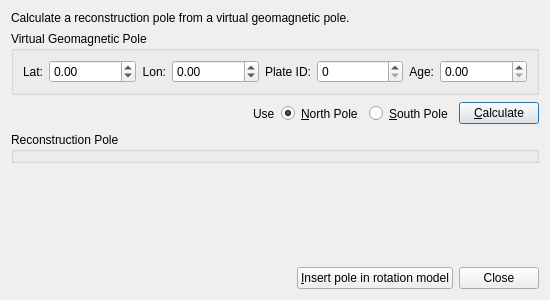
<?xml version="1.0" encoding="UTF-8"?>
<ui version="4.0">
 <class>CalculateReconstructionPoleDialog</class>
 <widget class="QDialog" name="CalculateReconstructionPoleDialog">
  <property name="geometry">
   <rect>
    <x>0</x>
    <y>0</y>
    <width>550</width>
    <height>300</height>
   </rect>
  </property>
  <property name="sizePolicy">
   <sizepolicy hsizetype="Minimum" vsizetype="Minimum">
    <horstretch>0</horstretch>
    <verstretch>0</verstretch>
   </sizepolicy>
  </property>
  <property name="minimumSize">
   <size>
    <width>550</width>
    <height>300</height>
   </size>
  </property>
  <property name="windowTitle">
   <string>Calculate Reconstruction Pole</string>
  </property>
  <layout class="QVBoxLayout" name="verticalLayout">
   <item>
    <widget class="QLabel" name="label_description">
     <property name="sizePolicy">
      <sizepolicy hsizetype="Minimum" vsizetype="Maximum">
       <horstretch>0</horstretch>
       <verstretch>0</verstretch>
      </sizepolicy>
     </property>
     <property name="minimumSize">
      <size>
       <width>389</width>
       <height>0</height>
      </size>
     </property>
     <property name="maximumSize">
      <size>
       <width>16777215</width>
       <height>25</height>
      </size>
     </property>
     <property name="text">
      <string>Calculate a reconstruction pole from a virtual geomagnetic pole.</string>
     </property>
    </widget>
   </item>
   <item>
    <widget class="QGroupBox" name="groupbox_vgp">
     <property name="title">
      <string>Virtual Geomagnetic Pole</string>
     </property>
     <layout class="QGridLayout">
      <item row="0" column="0">
       <layout class="QHBoxLayout">
        <item>
         <widget class="QLabel" name="label_vgp_lat">
          <property name="text">
           <string>Lat:</string>
          </property>
          <property name="alignment">
           <set>Qt::AlignRight|Qt::AlignTrailing|Qt::AlignVCenter</set>
          </property>
         </widget>
        </item>
        <item>
         <widget class="QDoubleSpinBox" name="spinbox_vgp_lat">
          <property name="sizePolicy">
           <sizepolicy hsizetype="MinimumExpanding" vsizetype="Fixed">
            <horstretch>0</horstretch>
            <verstretch>0</verstretch>
           </sizepolicy>
          </property>
          <property name="decimals">
           <number>2</number>
          </property>
          <property name="minimum">
           <double>-90.000000000000000</double>
          </property>
          <property name="maximum">
           <double>90.000000000000000</double>
          </property>
         </widget>
        </item>
        <item>
         <widget class="QLabel" name="label_vgp_lon">
          <property name="text">
           <string>Lon:</string>
          </property>
          <property name="alignment">
           <set>Qt::AlignRight|Qt::AlignTrailing|Qt::AlignVCenter</set>
          </property>
         </widget>
        </item>
        <item>
         <widget class="QDoubleSpinBox" name="spinbox_vgp_lon">
          <property name="sizePolicy">
           <sizepolicy hsizetype="MinimumExpanding" vsizetype="Fixed">
            <horstretch>0</horstretch>
            <verstretch>0</verstretch>
           </sizepolicy>
          </property>
          <property name="decimals">
           <number>2</number>
          </property>
          <property name="minimum">
           <double>-360.000000000000000</double>
          </property>
          <property name="maximum">
           <double>360.000000000000000</double>
          </property>
         </widget>
        </item>
        <item>
         <widget class="QLabel" name="label_plateid">
          <property name="text">
           <string>Plate ID:</string>
          </property>
          <property name="alignment">
           <set>Qt::AlignRight|Qt::AlignTrailing|Qt::AlignVCenter</set>
          </property>
         </widget>
        </item>
        <item>
         <widget class="QSpinBox" name="spinbox_plateid">
          <property name="sizePolicy">
           <sizepolicy hsizetype="MinimumExpanding" vsizetype="Fixed">
            <horstretch>0</horstretch>
            <verstretch>0</verstretch>
           </sizepolicy>
          </property>
          <property name="maximum">
           <number>1000000</number>
          </property>
         </widget>
        </item>
        <item>
         <widget class="QLabel" name="label_age">
          <property name="text">
           <string>Age:</string>
          </property>
          <property name="alignment">
           <set>Qt::AlignRight|Qt::AlignTrailing|Qt::AlignVCenter</set>
          </property>
         </widget>
        </item>
        <item>
         <widget class="QDoubleSpinBox" name="spinbox_age">
          <property name="sizePolicy">
           <sizepolicy hsizetype="MinimumExpanding" vsizetype="Fixed">
            <horstretch>0</horstretch>
            <verstretch>0</verstretch>
           </sizepolicy>
          </property>
          <property name="maximum">
           <double>1000000.000000000000000</double>
          </property>
         </widget>
        </item>
       </layout>
      </item>
     </layout>
    </widget>
   </item>
   <item>
    <layout class="QHBoxLayout">
     <item>
      <spacer>
       <property name="orientation">
        <enum>Qt::Horizontal</enum>
       </property>
       <property name="sizeHint" stdset="0">
        <size>
         <width>250</width>
         <height>25</height>
        </size>
       </property>
      </spacer>
     </item>
     <item>
      <widget class="QLabel" name="label_north_or_south">
       <property name="text">
        <string>Use</string>
       </property>
      </widget>
     </item>
     <item>
      <widget class="QRadioButton" name="radio_north">
       <property name="minimumSize">
        <size>
         <width>0</width>
         <height>25</height>
        </size>
       </property>
       <property name="text">
        <string>&amp;North Pole</string>
       </property>
       <property name="checked">
        <bool>true</bool>
       </property>
      </widget>
     </item>
     <item>
      <widget class="QRadioButton" name="radio_south">
       <property name="minimumSize">
        <size>
         <width>0</width>
         <height>25</height>
        </size>
       </property>
       <property name="text">
        <string>&amp;South Pole</string>
       </property>
      </widget>
     </item>
     <item>
      <widget class="QPushButton" name="button_calculate">
       <property name="text">
        <string>&amp;Calculate</string>
       </property>
      </widget>
     </item>
    </layout>
   </item>
   <item>
    <widget class="QGroupBox" name="groupbox_recon_pole">
     <property name="title">
      <string>Reconstruction Pole</string>
     </property>
    </widget>
   </item>
   <item>
    <spacer name="verticalSpacer">
     <property name="orientation">
      <enum>Qt::Vertical</enum>
     </property>
     <property name="sizeHint" stdset="0">
      <size>
       <width>20</width>
       <height>40</height>
      </size>
     </property>
    </spacer>
   </item>
   <item>
    <layout class="QHBoxLayout">
     <item>
      <spacer>
       <property name="orientation">
        <enum>Qt::Horizontal</enum>
       </property>
       <property name="sizeHint" stdset="0">
        <size>
         <width>40</width>
         <height>20</height>
        </size>
       </property>
      </spacer>
     </item>
     <item>
      <widget class="QPushButton" name="button_apply">
       <property name="enabled">
        <bool>true</bool>
       </property>
       <property name="text">
        <string>&amp;Insert pole in rotation model</string>
       </property>
      </widget>
     </item>
     <item>
      <widget class="QPushButton" name="button_done">
       <property name="text">
        <string>Close</string>
       </property>
      </widget>
     </item>
    </layout>
   </item>
  </layout>
 </widget>
 <tabstops>
  <tabstop>spinbox_vgp_lat</tabstop>
  <tabstop>spinbox_vgp_lon</tabstop>
  <tabstop>spinbox_plateid</tabstop>
  <tabstop>spinbox_age</tabstop>
  <tabstop>radio_north</tabstop>
  <tabstop>radio_south</tabstop>
  <tabstop>button_calculate</tabstop>
  <tabstop>button_apply</tabstop>
  <tabstop>button_done</tabstop>
 </tabstops>
 <resources/>
 <connections/>
</ui>
